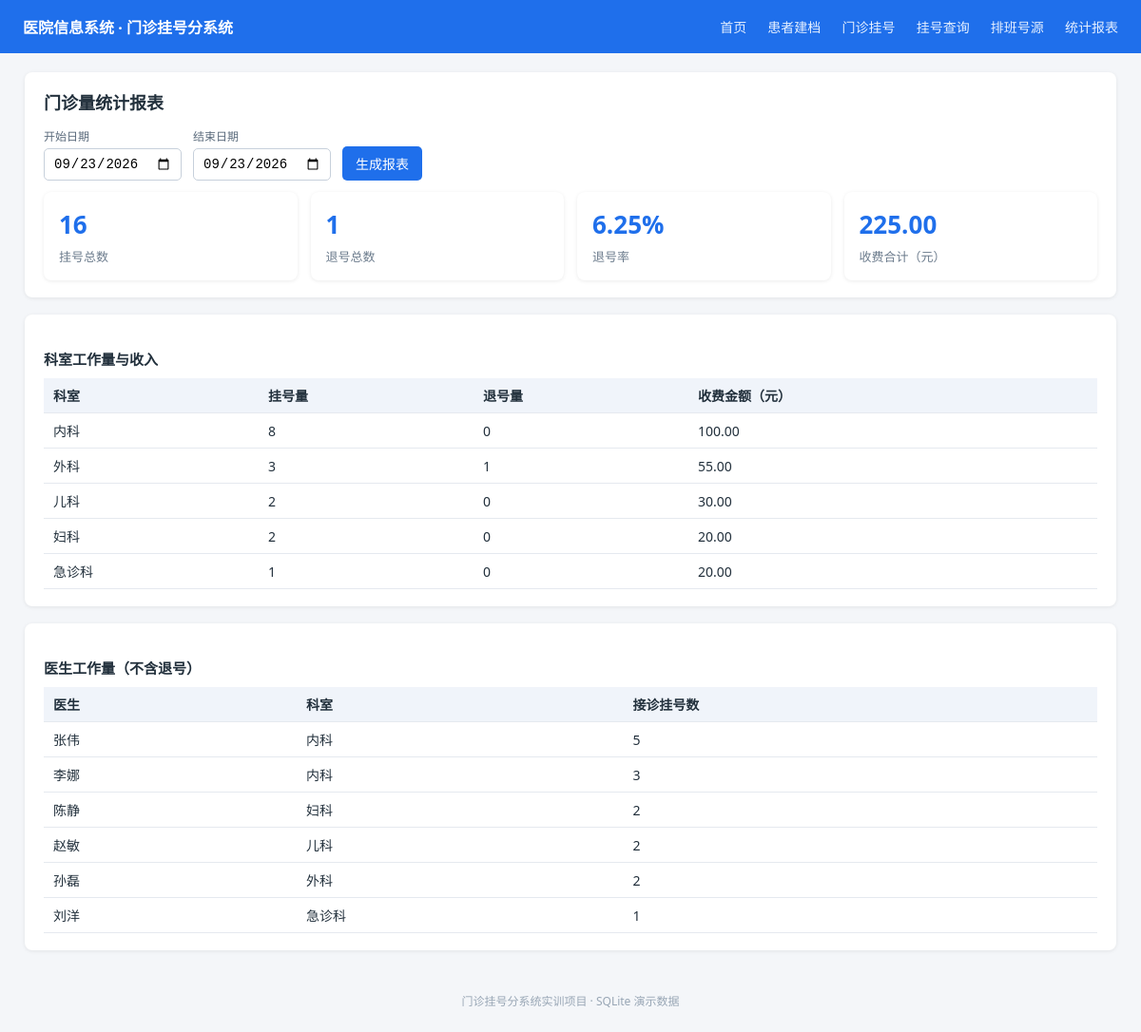
Screenshot of /report with the database file from the repository.
### tables this page shows
CREATE TABLE department (
    dept_id   INTEGER PRIMARY KEY AUTOINCREMENT,
    dept_code TEXT NOT NULL UNIQUE,
    dept_name TEXT NOT NULL,
    dept_type TEXT NOT NULL DEFAULT '门诊' CHECK (dept_type IN ('门诊', '急诊')),
    location  TEXT,
    status    TEXT NOT NULL DEFAULT '启用' CHECK (status IN ('启用', '停用'))
);

CREATE TABLE doctor (
    doctor_id   INTEGER PRIMARY KEY AUTOINCREMENT,
    doctor_code TEXT NOT NULL UNIQUE,
    doctor_name TEXT NOT NULL,
    dept_id     INTEGER NOT NULL REFERENCES department (dept_id),
    title       TEXT,
    gender      TEXT CHECK (gender IN ('男', '女')),
    status      TEXT NOT NULL DEFAULT '在岗' CHECK (status IN ('在岗', '离岗'))
);

### app.py (the view)
@router.get("/report")
def report(
    request: Request,
    start: Optional[str] = Query(None),
    end: Optional[str] = Query(None),
):
    start = start or today_str()
    end = end or today_str()
    by_dept = query(
        "SELECT dep.dept_name, "
        "  COUNT(r.reg_id) AS total, "
        "  SUM(CASE WHEN r.status = '已退号' THEN 1 ELSE 0 END) AS refund, "
        "  COALESCE(SUM(CASE WHEN pay.status = '已支付' THEN pay.amount ELSE 0 END),0) AS income "
        "FROM registration r "
        "JOIN department dep ON dep.dept_id = r.dept_id "
        "LEFT JOIN payment pay ON pay.reg_id = r.reg_id "
        "WHERE date(r.reg_time) BETWEEN ? AND ? "
        "GROUP BY dep.dept_id ORDER BY dep.dept_id",
        (start, end),
    )
    by_doctor = query(
        "SELECT d.doctor_name, dep.dept_name, COUNT(r.reg_id) AS total "
        "FROM registration r "
        "JOIN doctor d ON d.doctor_id = r.doctor_id "
        "JOIN department dep ON dep.dept_id = d.dept_id "
        "WHERE date(r.reg_time) BETWEEN ? AND ? AND r.status <> '已退号' "
        "GROUP BY d.doctor_id ORDER BY total DESC",
        (start, end),
    )
    overall = query_one(
        "SELECT COUNT(*) AS total, "
        "  SUM(CASE WHEN status = '已退号' THEN 1 ELSE 0 END) AS refund "
        "FROM registration WHERE date(reg_time) BETWEEN ? AND ?",
        (start, end),
    )
    total = overall["total"] or 0
    refund = overall["refund"] or 0
    refund_rate = round(refund * 100.0 / total, 2) if total else 0.0
    income = query_one(
        "SELECT COALESCE(SUM(p.amount),0) AS s FROM payment p "
        "JOIN registration r ON r.reg_id = p.reg_id "
        "WHERE date(r.reg_time) BETWEEN ? AND ? AND p.status = '已支付'",
        (start, end),
    )["s"]
    return render(
        request, "report.html", by_dept=by_dept, by_doctor=by_doctor,
        start=start, end=end, total=total, refund=refund,
        refund_rate=refund_rate, income=income,
    )

### templates/report.html (shortened to what this page needs)
{% extends "base.html" %}
{% block content %}
<div class="card">
  <h2>门诊量统计报表</h2>
  <form method="get" class="form-row">
    <div class="field"><label>开始日期</label><input type="date" name="start" value="{{ start }}"></div>
    <div class="field"><label>结束日期</label><input type="date" name="end" value="{{ end }}"></div>
    <button type="submit">生成报表</button>
  </form>
  <div class="stats" style="margin-top:8px">
    <div class="stat"><div class="num">{{ total }}</div><div class="lbl">挂号总数</div></div>
    <div class="stat"><div class="num">{{ refund }}</div><div class="lbl">退号总数</div></div>
    <div class="stat"><div class="num">{{ refund_rate }}%</div><div class="lbl">退号率</div></div>
    <div class="stat"><div class="num">{{ '%.2f'|format(income) }}</div><div class="lbl">收费合计（元）</div></div>
  </div>
</div>
<div class="card">
  <h3>科室工作量与收入</h3>
  <table>
    <thead><tr><th>科室</th><th>挂号量</th><th>退号量</th><th>收费金额（元）</th></tr></thead>
    <tbody>
      {% for d in by_dept %}
      <tr><td>{{ d.dept_name }}</td><td>{{ d.total }}</td><td>{{ d.refund }}</td>
          <td>{{ '%.2f'|format(d.income) }}</td></tr>
      {% else %}
      <tr><td colspan="4" class="muted">该时间段无数据</td></tr>
      {% endfor %}
    </tbody>
  </table>
</div>
<div class="card">
  <h3>医生工作量（不含退号）</h3>
  <table>
    <thead><tr><th>医生</th><th>科室</th><th>接诊挂号数</th></tr></thead>
    <tbody>
      {% for d in by_doctor %}
      <tr><td>{{ d.doctor_name }}</td><td>{{ d.dept_name }}</td><td>{{ d.total }}</td></tr>
      {% else %}
      <tr><td colspan="3" class="muted">该时间段无数据</td></tr>
      {% endfor %}
    </tbody>
  </table>
</div>
{% endblock %}

### static/style.css (style rules this page uses)
* { box-sizing: border-box; }
body { margin: 0; font-family: "Microsoft YaHei", "Segoe UI", Arial, sans-serif; background: #f4f6f9; color: #22303c; }
.card { background: #fff; border-radius: 8px; padding: 18px 20px; margin-bottom: 18px; box-shadow: 0 1px 4px rgba(0, 0, 0, .08); }
h2 { margin: 0 0 14px; font-size: 18px; }
h3 { margin: 18px 0 10px; font-size: 15px; }
table { width: 100%; border-collapse: collapse; font-size: 14px; }
th, td { border-bottom: 1px solid #e5e9ef; padding: 8px 10px; text-align: left; }
th { background: #f0f4fa; font-weight: 600; }
.form-row { display: flex; flex-wrap: wrap; gap: 12px; align-items: flex-end; margin-bottom: 12px; }
.field { display: flex; flex-direction: column; gap: 4px; }
.field label { font-size: 12px; color: #5b6b7c; }
input, select { padding: 7px 9px; border: 1px solid #c7d0db; border-radius: 5px; font-size: 14px; min-width: 120px; background: #fff; }
button, .btn { padding: 8px 14px; border: none; border-radius: 5px; background: #1f6feb; color: #fff; font-size: 14px; cursor: pointer; }
.stats { display: flex; flex-wrap: wrap; gap: 14px; }
.stat { flex: 1 1 160px; background: #fff; border-radius: 8px; padding: 16px; box-shadow: 0 1px 4px rgba(0, 0, 0, .08); }
.stat .num { font-size: 26px; font-weight: 700; color: #1f6feb; }
.stat .lbl { font-size: 13px; color: #6b7b8c; margin-top: 6px; }

### rows the page displays
department: dept_name "内科", total "8", refund "0", income "100.00"
department: dept_name "外科", total "3", refund "1", income "55.00"
department: dept_name "儿科", total "2", refund "0", income "30.00"
department: dept_name "妇科", total "2", refund "0", income "20.00"
department: dept_name "急诊科", total "1", refund "0", income "20.00"
doctor: doctor_name "张伟", dept_name "内科", total "5"
doctor: doctor_name "李娜", dept_name "内科", total "3"
doctor: doctor_name "陈静", dept_name "妇科", total "2"
doctor: doctor_name "赵敏", dept_name "儿科", total "2"
doctor: doctor_name "孙磊", dept_name "外科", total "2"
doctor: doctor_name "刘洋", dept_name "急诊科", total "1"

### other values shown
{{ total }} "16"
{{ refund }} "1"
{{ refund_rate }} "6.25"
{{ '%.2f'|format(income) }} "225.00"
